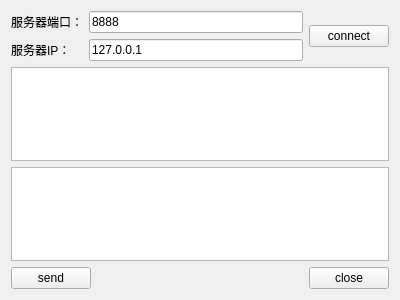
<?xml version="1.0" encoding="UTF-8"?>
<ui version="4.0">
 <class>ClientWidget</class>
 <widget class="QWidget" name="ClientWidget">
  <property name="geometry">
   <rect>
    <x>0</x>
    <y>0</y>
    <width>400</width>
    <height>300</height>
   </rect>
  </property>
  <property name="windowTitle">
   <string>Form</string>
  </property>
  <layout class="QGridLayout" name="gridLayout">
   <item row="0" column="0">
    <widget class="QLabel" name="label">
     <property name="text">
      <string>服务器端口：</string>
     </property>
    </widget>
   </item>
   <item row="0" column="1" colspan="2">
    <widget class="QLineEdit" name="lineEditPort">
     <property name="text">
      <string>8888</string>
     </property>
    </widget>
   </item>
   <item row="1" column="0">
    <widget class="QLabel" name="label_2">
     <property name="text">
      <string>服务器IP：</string>
     </property>
    </widget>
   </item>
   <item row="1" column="1" colspan="2">
    <widget class="QLineEdit" name="lineEditIP">
     <property name="text">
      <string>127.0.0.1</string>
     </property>
    </widget>
   </item>
   <item row="2" column="0" colspan="4">
    <widget class="QTextEdit" name="textEditRead">
     <property name="readOnly">
      <bool>true</bool>
     </property>
    </widget>
   </item>
   <item row="3" column="0" colspan="4">
    <widget class="QTextEdit" name="textEditWrite"/>
   </item>
   <item row="4" column="0" colspan="2">
    <widget class="QPushButton" name="pushButtonSend">
     <property name="text">
      <string>send</string>
     </property>
    </widget>
   </item>
   <item row="4" column="2">
    <spacer name="horizontalSpacer">
     <property name="orientation">
      <enum>Qt::Horizontal</enum>
     </property>
     <property name="sizeHint" stdset="0">
      <size>
       <width>214</width>
       <height>20</height>
      </size>
     </property>
    </spacer>
   </item>
   <item row="4" column="3">
    <widget class="QPushButton" name="pushButtonClose">
     <property name="text">
      <string>close</string>
     </property>
    </widget>
   </item>
   <item row="0" column="3" rowspan="2">
    <widget class="QPushButton" name="pushButtonConnect">
     <property name="text">
      <string>connect</string>
     </property>
    </widget>
   </item>
  </layout>
 </widget>
 <resources/>
 <connections/>
</ui>
